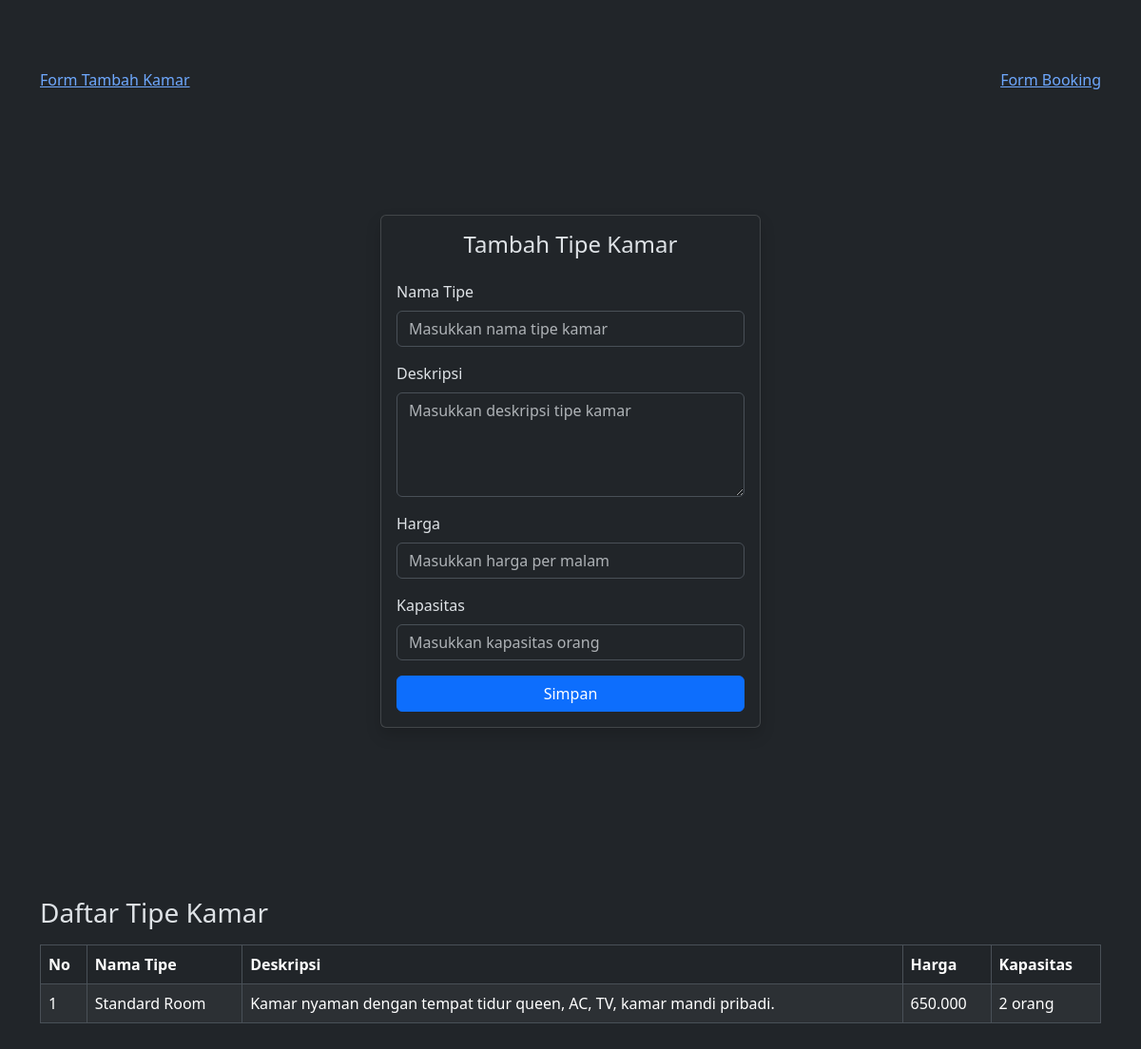
/AksiTipe.php (signed in), run on the app's committed database.
### tables this page shows
CREATE TABLE `tipe_kamar` (
  `id_tipe` int NOT NULL,
  `nama_tipe` varchar(100) NOT NULL,
  `deskripsi_tipe` text NOT NULL,
  `harga_tipe` decimal(10,0) NOT NULL,
  `kapasitas_tipe` int NOT NULL
);

### AksiTipe.php (the view, shortened to what this page needs)
<?php
require 'database.php';
require 'Form.php';
$daftarTipe = $conn->query("SELECT * FROM tipe_kamar ORDER BY id_tipe DESC");
?>
<!DOCTYPE html>
<html data-bs-theme="dark">
<head>
    <link href="https://cdn.jsdelivr.net/npm/bootstrap@5.3.8/dist/css/bootstrap.min.css" rel="stylesheet">
</head>
<body>
<div class="container py-4">
    <div class="mt-5 d-flex justify-content-between">
        <a href="AksiKamar.php">Form Tambah Kamar</a>
        <a href="AksiBooking.php">Form Booking</a>
    </div>
    <h3 class="mt-5 mb-3">Daftar Tipe Kamar</h3>
    <table class="table table-striped table-bordered">
        <thead>
            <tr>
                <th>No</th>
                <th>Nama Tipe</th>
                <th>Deskripsi</th>
                <th>Harga</th>
                <th>Kapasitas</th>
            </tr>
        </thead>
        <tbody>
            <?php
            $no = 1;
            while ($row = $daftarTipe->fetch_assoc()) {
                echo "<tr>";
                echo "<td>{$no}</td>";
                echo "<td>" . htmlspecialchars($row['nama_tipe']) . "</td>";
                echo "<td>" . htmlspecialchars($row['deskripsi_tipe']) . "</td>";
                echo "<td>" . number_format($row['harga_tipe'], 0, ',', '.') . "</td>";
                echo "<td>" . htmlspecialchars($row['kapasitas_tipe']) . " orang</td>";
                echo "</tr>";
                $no++;
            }
            ?>
        </tbody>
    </table>
</div>
</body>
</html>

### data on the page
tipe_kamar: nama_tipe "Standard Room", deskripsi_tipe "Kamar nyaman dengan tempat tidur queen, AC, TV, kamar mandi pribadi.", harga_tipe "650.000", kapasitas_tipe "2"

### other printed values
$this->title "Tambah Tipe Kamar"
$label "Nama Tipe"
$label "Deskripsi"
$label "Harga"
$label "Kapasitas"
$this->submit "Simpan"
